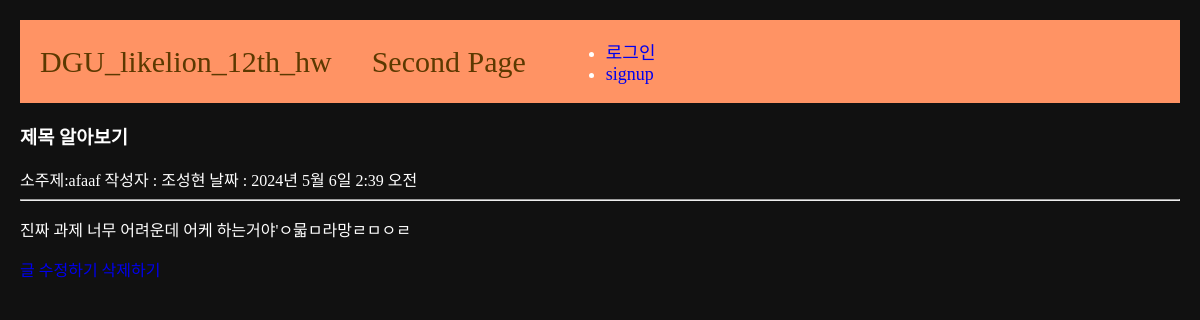
The page /1 on the database its author committed.
### main/models.py (models this page shows, shortened)
class Post(models.Model):
    title= models.CharField(max_length=50)
    stitle= models.CharField(max_length=10)
    writer= models.CharField(max_length=30)
    body= models.TextField()
    pub_date= models.DateTimeField()
    image= models.ImageField(upload_to="blog/", blank=True, null=True)

### main/views.py (the view)
# urls.py: path('<int:id>', detail, name="detail"),
def detail(request, id):
    blog=get_object_or_404(Post, pk = id)
    return render(request, 'main/detail.html', {'blog':blog})

### main/templates/main/detail.html (shortened to what this page needs)
{% extends 'base.html' %}
{% load static %}
{% block content %}
<h3>{{blog.title}}</h3>
소주제:{{blog.stitle}}
작성자 : {{blog.writer}}
날짜 : {{blog.pub_date}}
<hr/>
<p>{{blog.body}}</p>
<a href="{% url 'main:edit' blog.id %}">글 수정하기</a>
<a href="{% url 'main:delete' blog.id %}">삭제하기</a>
<br>
{% endblock %}

### project/templates/base.html (style rules this page uses)
a { text-decoration: none; }
.body-container { background-color: #111; color: #fff; margin: 20px; }

### rows shown on the page
Post: title "제목 알아보기", stitle "afaaf", writer "조성현", pub_date "2024년 5월 6일 2:39 오전", body "진짜 과제 너무 어려운데 어케 하는거야'ㅇ묿ㅁ라망ㄹㅁㅇㄹ"
